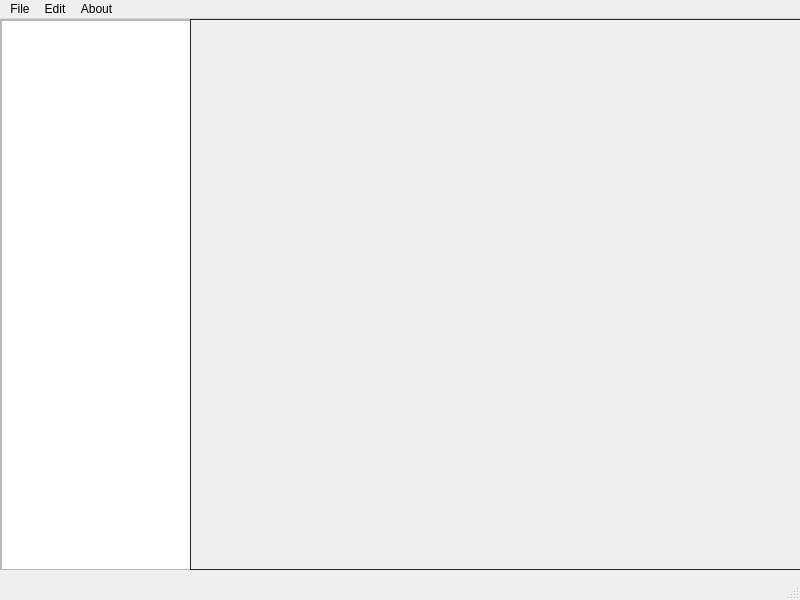
<?xml version="1.0" encoding="UTF-8"?>
<ui version="4.0">
 <class>GrapeW</class>
 <widget class="QMainWindow" name="GrapeW">
  <property name="geometry">
   <rect>
    <x>0</x>
    <y>0</y>
    <width>800</width>
    <height>600</height>
   </rect>
  </property>
  <property name="windowTitle">
   <string>GrAPE</string>
  </property>
  <widget class="QWidget" name="centralwidget">
   <widget class="QWidget" name="verticalLayoutWidget">
    <property name="geometry">
     <rect>
      <x>0</x>
      <y>0</y>
      <width>191</width>
      <height>551</height>
     </rect>
    </property>
    <layout class="QVBoxLayout" name="fileTreeLayout">
     <item>
      <widget class="QScrollArea" name="scrollArea">
       <property name="widgetResizable">
        <bool>true</bool>
       </property>
       <widget class="QWidget" name="scrollAreaWidgetContents">
        <property name="geometry">
         <rect>
          <x>0</x>
          <y>0</y>
          <width>187</width>
          <height>547</height>
         </rect>
        </property>
        <widget class="QTreeView" name="treeView">
         <property name="geometry">
          <rect>
           <x>0</x>
           <y>0</y>
           <width>191</width>
           <height>551</height>
          </rect>
         </property>
        </widget>
       </widget>
      </widget>
     </item>
    </layout>
   </widget>
   <widget class="QWidget" name="horizontalLayoutWidget">
    <property name="geometry">
     <rect>
      <x>0</x>
      <y>549</y>
      <width>801</width>
      <height>31</height>
     </rect>
    </property>
    <layout class="QHBoxLayout" name="taskbarLayout"/>
   </widget>
   <widget class="QFrame" name="frame">
    <property name="geometry">
     <rect>
      <x>190</x>
      <y>0</y>
      <width>611</width>
      <height>551</height>
     </rect>
    </property>
    <property name="palette">
     <palette>
      <active>
       <colorrole role="WindowText">
        <brush brushstyle="SolidPattern">
         <color alpha="255">
          <red>255</red>
          <green>255</green>
          <blue>255</blue>
         </color>
        </brush>
       </colorrole>
       <colorrole role="Button">
        <brush brushstyle="SolidPattern">
         <color alpha="255">
          <red>219</red>
          <green>182</green>
          <blue>90</blue>
         </color>
        </brush>
       </colorrole>
       <colorrole role="Light">
        <brush brushstyle="SolidPattern">
         <color alpha="255">
          <red>74</red>
          <green>97</green>
          <blue>72</blue>
         </color>
        </brush>
       </colorrole>
       <colorrole role="Midlight">
        <brush brushstyle="SolidPattern">
         <color alpha="255">
          <red>155</red>
          <green>96</green>
          <blue>227</blue>
         </color>
        </brush>
       </colorrole>
       <colorrole role="Dark">
        <brush brushstyle="SolidPattern">
         <color alpha="255">
          <red>59</red>
          <green>77</green>
          <blue>57</blue>
         </color>
        </brush>
       </colorrole>
       <colorrole role="Mid">
        <brush brushstyle="SolidPattern">
         <color alpha="255">
          <red>74</red>
          <green>97</green>
          <blue>72</blue>
         </color>
        </brush>
       </colorrole>
       <colorrole role="Text">
        <brush brushstyle="SolidPattern">
         <color alpha="255">
          <red>208</red>
          <green>212</green>
          <blue>219</blue>
         </color>
        </brush>
       </colorrole>
       <colorrole role="ButtonText">
        <brush brushstyle="SolidPattern">
         <color alpha="255">
          <red>37</red>
          <green>54</green>
          <blue>33</blue>
         </color>
        </brush>
       </colorrole>
       <colorrole role="Base">
        <brush brushstyle="SolidPattern">
         <color alpha="255">
          <red>29</red>
          <green>42</green>
          <blue>25</blue>
         </color>
        </brush>
       </colorrole>
       <colorrole role="Window">
        <brush brushstyle="SolidPattern">
         <color alpha="255">
          <red>37</red>
          <green>53</green>
          <blue>33</blue>
         </color>
        </brush>
       </colorrole>
       <colorrole role="Shadow">
        <brush brushstyle="SolidPattern">
         <color alpha="255">
          <red>59</red>
          <green>77</green>
          <blue>57</blue>
         </color>
        </brush>
       </colorrole>
       <colorrole role="Highlight">
        <brush brushstyle="SolidPattern">
         <color alpha="255">
          <red>219</red>
          <green>182</green>
          <blue>90</blue>
         </color>
        </brush>
       </colorrole>
       <colorrole role="HighlightedText">
        <brush brushstyle="SolidPattern">
         <color alpha="255">
          <red>37</red>
          <green>54</green>
          <blue>33</blue>
         </color>
        </brush>
       </colorrole>
      </active>
      <inactive>
       <colorrole role="WindowText">
        <brush brushstyle="SolidPattern">
         <color alpha="255">
          <red>255</red>
          <green>255</green>
          <blue>255</blue>
         </color>
        </brush>
       </colorrole>
       <colorrole role="Button">
        <brush brushstyle="SolidPattern">
         <color alpha="255">
          <red>219</red>
          <green>182</green>
          <blue>90</blue>
         </color>
        </brush>
       </colorrole>
       <colorrole role="Light">
        <brush brushstyle="SolidPattern">
         <color alpha="255">
          <red>74</red>
          <green>97</green>
          <blue>72</blue>
         </color>
        </brush>
       </colorrole>
       <colorrole role="Midlight">
        <brush brushstyle="SolidPattern">
         <color alpha="255">
          <red>155</red>
          <green>96</green>
          <blue>227</blue>
         </color>
        </brush>
       </colorrole>
       <colorrole role="Dark">
        <brush brushstyle="SolidPattern">
         <color alpha="255">
          <red>59</red>
          <green>77</green>
          <blue>57</blue>
         </color>
        </brush>
       </colorrole>
       <colorrole role="Mid">
        <brush brushstyle="SolidPattern">
         <color alpha="255">
          <red>74</red>
          <green>97</green>
          <blue>72</blue>
         </color>
        </brush>
       </colorrole>
       <colorrole role="Text">
        <brush brushstyle="SolidPattern">
         <color alpha="255">
          <red>208</red>
          <green>212</green>
          <blue>219</blue>
         </color>
        </brush>
       </colorrole>
       <colorrole role="ButtonText">
        <brush brushstyle="SolidPattern">
         <color alpha="255">
          <red>37</red>
          <green>54</green>
          <blue>33</blue>
         </color>
        </brush>
       </colorrole>
       <colorrole role="Base">
        <brush brushstyle="SolidPattern">
         <color alpha="255">
          <red>29</red>
          <green>42</green>
          <blue>25</blue>
         </color>
        </brush>
       </colorrole>
       <colorrole role="Window">
        <brush brushstyle="SolidPattern">
         <color alpha="255">
          <red>37</red>
          <green>53</green>
          <blue>33</blue>
         </color>
        </brush>
       </colorrole>
       <colorrole role="Shadow">
        <brush brushstyle="SolidPattern">
         <color alpha="255">
          <red>59</red>
          <green>77</green>
          <blue>57</blue>
         </color>
        </brush>
       </colorrole>
       <colorrole role="Highlight">
        <brush brushstyle="SolidPattern">
         <color alpha="255">
          <red>219</red>
          <green>182</green>
          <blue>90</blue>
         </color>
        </brush>
       </colorrole>
       <colorrole role="HighlightedText">
        <brush brushstyle="SolidPattern">
         <color alpha="255">
          <red>37</red>
          <green>54</green>
          <blue>33</blue>
         </color>
        </brush>
       </colorrole>
      </inactive>
      <disabled>
       <colorrole role="WindowText">
        <brush brushstyle="SolidPattern">
         <color alpha="255">
          <red>59</red>
          <green>77</green>
          <blue>57</blue>
         </color>
        </brush>
       </colorrole>
       <colorrole role="Button">
        <brush brushstyle="SolidPattern">
         <color alpha="255">
          <red>219</red>
          <green>182</green>
          <blue>90</blue>
         </color>
        </brush>
       </colorrole>
       <colorrole role="Light">
        <brush brushstyle="SolidPattern">
         <color alpha="255">
          <red>74</red>
          <green>97</green>
          <blue>72</blue>
         </color>
        </brush>
       </colorrole>
       <colorrole role="Midlight">
        <brush brushstyle="SolidPattern">
         <color alpha="255">
          <red>155</red>
          <green>96</green>
          <blue>227</blue>
         </color>
        </brush>
       </colorrole>
       <colorrole role="Dark">
        <brush brushstyle="SolidPattern">
         <color alpha="255">
          <red>59</red>
          <green>77</green>
          <blue>57</blue>
         </color>
        </brush>
       </colorrole>
       <colorrole role="Mid">
        <brush brushstyle="SolidPattern">
         <color alpha="255">
          <red>74</red>
          <green>97</green>
          <blue>72</blue>
         </color>
        </brush>
       </colorrole>
       <colorrole role="Text">
        <brush brushstyle="SolidPattern">
         <color alpha="255">
          <red>140</red>
          <green>143</green>
          <blue>148</blue>
         </color>
        </brush>
       </colorrole>
       <colorrole role="ButtonText">
        <brush brushstyle="SolidPattern">
         <color alpha="255">
          <red>59</red>
          <green>77</green>
          <blue>57</blue>
         </color>
        </brush>
       </colorrole>
       <colorrole role="Base">
        <brush brushstyle="SolidPattern">
         <color alpha="255">
          <red>37</red>
          <green>53</green>
          <blue>33</blue>
         </color>
        </brush>
       </colorrole>
       <colorrole role="Window">
        <brush brushstyle="SolidPattern">
         <color alpha="255">
          <red>37</red>
          <green>53</green>
          <blue>33</blue>
         </color>
        </brush>
       </colorrole>
       <colorrole role="Shadow">
        <brush brushstyle="SolidPattern">
         <color alpha="255">
          <red>59</red>
          <green>77</green>
          <blue>57</blue>
         </color>
        </brush>
       </colorrole>
      </disabled>
     </palette>
    </property>
    <property name="autoFillBackground">
     <bool>false</bool>
    </property>
    <property name="frameShape">
     <enum>QFrame::Shape::StyledPanel</enum>
    </property>
    <property name="frameShadow">
     <enum>QFrame::Shadow::Raised</enum>
    </property>
   </widget>
  </widget>
  <widget class="QMenuBar" name="menubar">
   <property name="geometry">
    <rect>
     <x>0</x>
     <y>0</y>
     <width>800</width>
     <height>21</height>
    </rect>
   </property>
   <widget class="QMenu" name="menuGrAPE">
    <property name="title">
     <string>File</string>
    </property>
   </widget>
   <widget class="QMenu" name="menuAbout">
    <property name="title">
     <string>Edit</string>
    </property>
   </widget>
   <widget class="QMenu" name="menuAbout_2">
    <property name="title">
     <string>About</string>
    </property>
   </widget>
   <addaction name="menuGrAPE"/>
   <addaction name="menuAbout"/>
   <addaction name="menuAbout_2"/>
  </widget>
  <widget class="QStatusBar" name="statusbar"/>
 </widget>
 <resources/>
 <connections/>
</ui>
